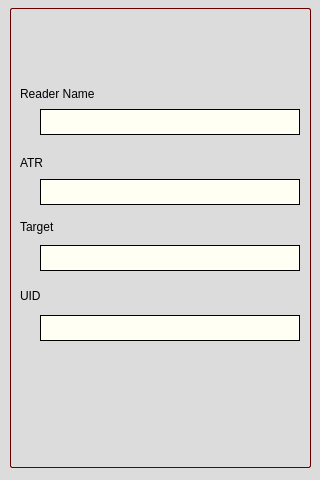
<?xml version="1.0" encoding="UTF-8"?>
<ui version="4.0">
 <class>smartcard_contactless</class>
 <widget class="QDialog" name="smartcard_contactless">
  <property name="geometry">
   <rect>
    <x>0</x>
    <y>0</y>
    <width>320</width>
    <height>480</height>
   </rect>
  </property>
  <property name="windowTitle">
   <string>Dialog</string>
  </property>
  <property name="styleSheet">
   <string notr="true">color:rgb(0,0,0);background-color: rgb(220, 220, 220);</string>
  </property>
  <widget class="QLabel" name="name_lblReader">
   <property name="geometry">
    <rect>
     <x>20</x>
     <y>84</y>
     <width>91</width>
     <height>20</height>
    </rect>
   </property>
   <property name="text">
    <string>Reader Name</string>
   </property>
  </widget>
  <widget class="QLabel" name="lblReader">
   <property name="geometry">
    <rect>
     <x>40</x>
     <y>109</y>
     <width>260</width>
     <height>26</height>
    </rect>
   </property>
   <property name="styleSheet">
    <string notr="true">Background-color:rgb(255, 255, 244); color:rgb(71, 109, 170);border-width: 1px;border-color:rgb(0, 0, 0); border-style: solid;</string>
   </property>
   <property name="text">
    <string/>
   </property>
  </widget>
  <widget class="QLabel" name="lblATR">
   <property name="geometry">
    <rect>
     <x>40</x>
     <y>179</y>
     <width>260</width>
     <height>26</height>
    </rect>
   </property>
   <property name="styleSheet">
    <string notr="true">Background-color:rgb(255, 255, 244); color:rgb(131, 0, 100);border-width: 1px;border-color:rgb(0, 0, 0); border-style: solid;</string>
   </property>
   <property name="text">
    <string/>
   </property>
  </widget>
  <widget class="QLabel" name="name_lblUID">
   <property name="geometry">
    <rect>
     <x>20</x>
     <y>289</y>
     <width>57</width>
     <height>14</height>
    </rect>
   </property>
   <property name="text">
    <string>UID</string>
   </property>
  </widget>
  <widget class="QLabel" name="lblUID">
   <property name="geometry">
    <rect>
     <x>40</x>
     <y>315</y>
     <width>260</width>
     <height>26</height>
    </rect>
   </property>
   <property name="styleSheet">
    <string notr="true">Background-color:rgb(255, 255, 244); color:rgb(85, 85, 127);border-width: 1px;border-color:rgb(0, 0, 0); border-style: solid;</string>
   </property>
   <property name="text">
    <string/>
   </property>
  </widget>
  <widget class="QLabel" name="name_lblTarget">
   <property name="geometry">
    <rect>
     <x>20</x>
     <y>220</y>
     <width>80</width>
     <height>14</height>
    </rect>
   </property>
   <property name="text">
    <string>Target</string>
   </property>
  </widget>
  <widget class="QLabel" name="name_lblATR">
   <property name="geometry">
    <rect>
     <x>20</x>
     <y>156</y>
     <width>60</width>
     <height>14</height>
    </rect>
   </property>
   <property name="text">
    <string>ATR</string>
   </property>
  </widget>
  <widget class="QLabel" name="lblTarget">
   <property name="geometry">
    <rect>
     <x>40</x>
     <y>245</y>
     <width>260</width>
     <height>26</height>
    </rect>
   </property>
   <property name="styleSheet">
    <string notr="true">Background-color:rgb(255, 255, 244); color:rgb(0, 81, 5);
border-width: 1px;border-color:rgb(0, 0, 0); border-style: solid;</string>
   </property>
   <property name="text">
    <string/>
   </property>
  </widget>
  <widget class="QGroupBox" name="groupBox">
   <property name="geometry">
    <rect>
     <x>10</x>
     <y>8</y>
     <width>301</width>
     <height>460</height>
    </rect>
   </property>
   <property name="styleSheet">
    <string notr="true">color:rgb(231, 249, 255); border:1px solid gray;border-color:rgb(104, 0, 0); border-radius: 2px;</string>
   </property>
   <property name="title">
    <string/>
   </property>
  </widget>
  <zorder>groupBox</zorder>
  <zorder>name_lblReader</zorder>
  <zorder>lblReader</zorder>
  <zorder>lblATR</zorder>
  <zorder>name_lblUID</zorder>
  <zorder>lblUID</zorder>
  <zorder>name_lblTarget</zorder>
  <zorder>name_lblATR</zorder>
  <zorder>lblTarget</zorder>
 </widget>
 <resources/>
 <connections/>
</ui>
